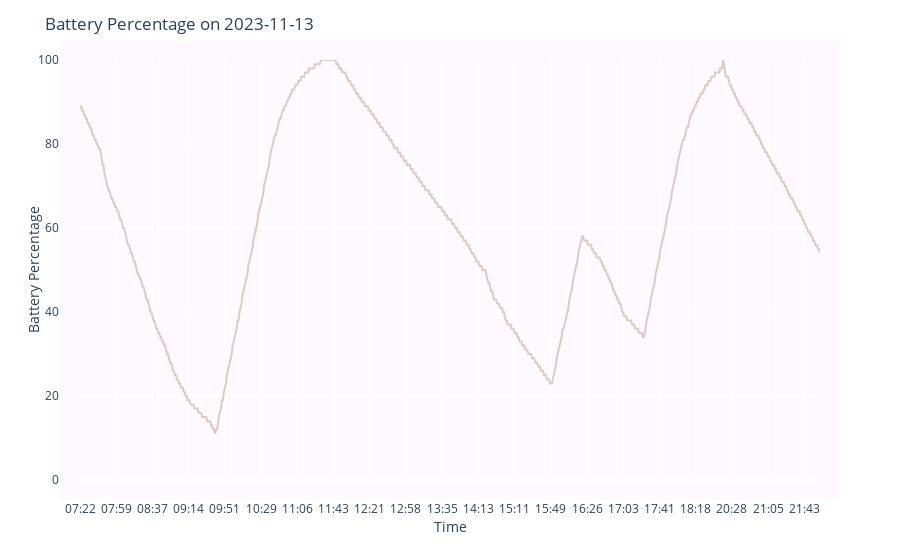
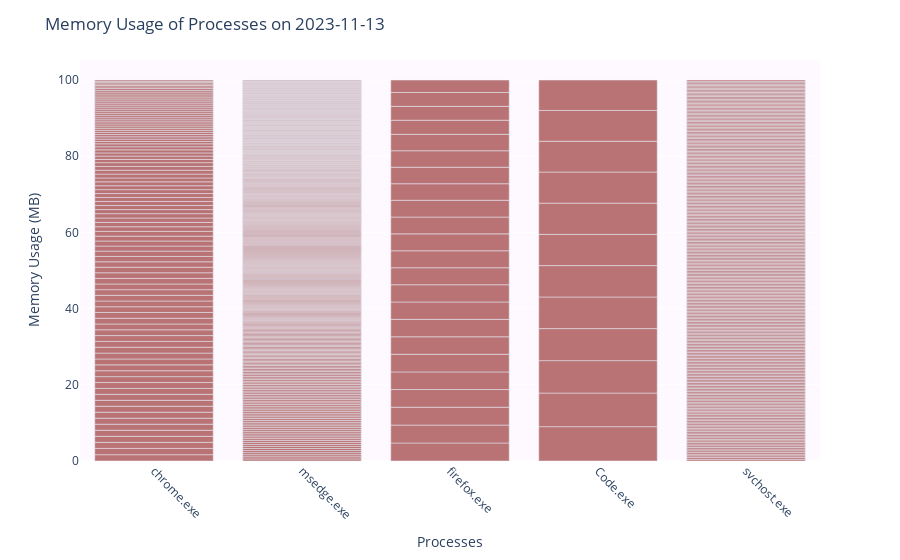
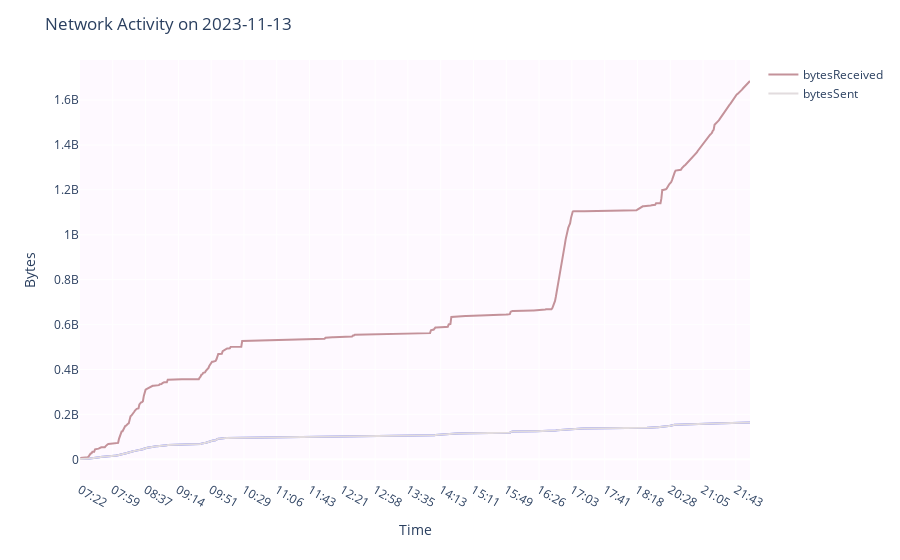
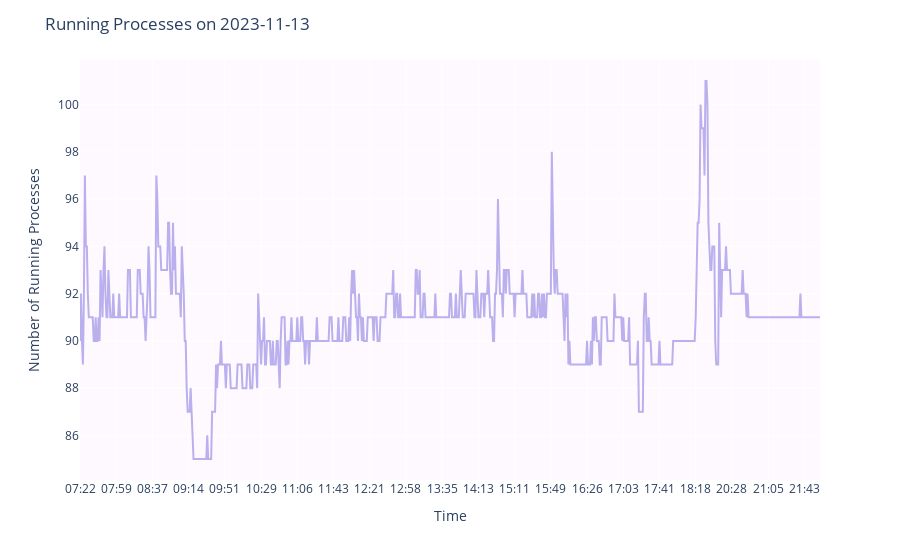

Source (notebook cell) for these figures, in order:
### Code cell
import pandas as pd
import sys
import plotly.express as px

data = pd.read_csv('Reports/FullReport.csv')

data['time'] = pd.to_datetime(data['time'], unit='s')

# Ask the user to choose the date
user_choice = input("Enter 'today' for today's date, or enter a date in YYYY-MM-DD format: ")

if user_choice.lower() == 'today':
    selected_date = pd.to_datetime('today').date()
else:
    try:
        selected_date = pd.to_datetime(user_choice, format='%Y-%m-%d').date()
    except ValueError:
        print("Invalid date format. Please enter 'today' or a valid date in the format YYYY-MM-DD.")
        sys.exit(1)

# Filter data for the selected date
selected_data = data[data['time'].dt.date == selected_date]

# Now update the 'time' column in the selected_data DataFrame
selected_data = selected_data.assign(
    time=selected_data['time'].dt.strftime('%H:%M')
)

# Check if data is available for the selected date
if selected_data.empty:
    print(f"No data available for the selected date ({selected_date}). Please choose another date.")
    sys.exit(1)

# Choose the number of intervals to display on the X-axis
max_intervals = 20

# Calculate the step size to skip data points
step_size = max(1, len(selected_data) // max_intervals)

# Extract the subset of data for X-axis labels
x_labels_data = selected_data.iloc[::step_size]

# Plotting Battery Percentage with Plotly
fig = px.line(selected_data, x='time', y='batteryPercent', labels={'batteryPercent': 'Battery Percentage'})
fig.update_traces(line=dict(color='#DCCBC3'))
fig.update_layout(
    title=f'Battery Percentage on {selected_date.strftime("%Y-%m-%d")}',
    xaxis_title='Time',
    yaxis_title='Battery Percentage',
    xaxis=dict(tickvals=x_labels_data['time'].values, ticktext=x_labels_data['time'].values),
    yaxis=dict(range=[0, 100]),
    plot_bgcolor='#FEF9FF',
    margin_pad=20
)
fig.show()

# Plotting Memory Usage of Processes with Plotly
data_sorted_by_mem = selected_data.sort_values(by='hungryProcMem', ascending=False)
fig = px.bar(data_sorted_by_mem, x='hungriestProc', y='hungryProcMem', labels={'hungryProcMem': 'Memory Usage (MB)'})
fig.update_traces(marker=dict(color='#B97375'))
fig.update_layout(
    title=f'Memory Usage of Processes on {selected_date.strftime("%Y-%m-%d")}',
    xaxis_title='Processes',
    yaxis_title='Memory Usage (MB)',
    xaxis=dict(tickangle=45),
    barmode='relative',
    barnorm='percent',
    plot_bgcolor='#FEF9FF',
)
fig.show()

# Plotting Network Activity with Plotly
fig = px.line(selected_data, x='time', y='bytesSent', labels={'value': 'Bytes'}, line_shape='linear')
fig.add_scatter(x=selected_data['time'], y=selected_data['bytesReceived'], mode='lines', name='bytesReceived', line=dict(color='#C4929A'))
fig.add_scatter(x=selected_data['time'], y=selected_data['bytesSent'], mode='lines', name='bytesSent', line=dict(color='#E2DCDE'))
fig.update_layout(
    title=f'Network Activity on {selected_date.strftime("%Y-%m-%d")}',
    xaxis_title='Time',
    yaxis_title='Bytes',
    xaxis=dict(tickvals=x_labels_data['time'].values, ticktext=x_labels_data['time'].values),
    plot_bgcolor='#FEF9FF',
)
fig.show()

# Plotting Running Processes with Plotly
fig = px.line(selected_data, x='time', y='runningProc', labels={'runningProc': 'Number of Running Processes'})
fig.update_traces(line=dict(color='#BAB0ED'))
fig.update_layout(
    title=f'Running Processes on {selected_date.strftime("%Y-%m-%d")}',
    xaxis_title='Time',
    yaxis_title='Number of Running Processes',
    xaxis=dict(tickvals=x_labels_data['time'].values, ticktext=x_labels_data['time'].values),
    plot_bgcolor='#FEF9FF',
)
fig.show()

# Calculate memory usage percentage for each process
total_memory = selected_data['memUsageMB'].sum()
selected_data['memory_percentage'] = (selected_data['memUsageMB'] / total_memory) * 100

# Group by process name and calculate total memory usage percentage for each process
process_memory_percentage = selected_data.groupby('hungriestProc')['memory_percentage'].sum().reset_index()

custom_colors = ['#B97375', '#CEB1BE', '#F1E4E8', '#E2DCDE', '#2D2D34']


# Plotting the pie chart for memory usage of processes
fig = px.pie(process_memory_percentage,
             values='memory_percentage',
             names='hungriestProc',
             title=f'Memory Usage of Processes on {selected_date.strftime("%Y-%m-%d")}',
            color_discrete_sequence=custom_colors
)
fig.update_traces(textposition='inside', textinfo='label')
fig.show()

### Figure 1 — Plotly figure (JSON) as saved in the notebook; plotly's stock layout.template omitted (floating-point values rounded to 4 significant figures; data arrays with more than 128 entries replaced by an {"elided": "..."} marker saying what was removed)
{"data": [{"hovertemplate": "time=%{x}<br>Battery Percentage=%{y}<extra></extra>", "legendgroup": "", "line": {"color": "#DCCBC3", "dash": "solid"}, "marker": {"symbol": "circle"}, "mode": "lines", "name": "", "orientation": "v", "showlegend": false, "x": {"elided": "757 str values"}, "xaxis": "x", "y": {"elided": "757 int values"}, "yaxis": "y", "type": "scatter"}], "layout": {"xaxis": {"anchor": "y", "domain": [0.0, 1.0], "title": {"text": "Time"}, "tickvals": ["07:22", "07:59", "08:37", "09:14", "09:51", "10:29", "11:06", "11:43", "12:21", "12:58", "13:35", "14:13", "15:11", "15:49", "16:26", "17:03", "17:41", "18:18", "20:28", "21:05", "21:43"], "ticktext": ["07:22", "07:59", "08:37", "09:14", "09:51", "10:29", "11:06", "11:43", "12:21", "12:58", "13:35", "14:13", "15:11", "15:49", "16:26", "17:03", "17:41", "18:18", "20:28", "21:05", "21:43"]}, "yaxis": {"anchor": "x", "domain": [0.0, 1.0], "title": {"text": "Battery Percentage"}, "range": [0, 100]}, "legend": {"tracegroupgap": 0}, "margin": {"t": 60, "pad": 20}, "title": {"text": "Battery Percentage on 2023-11-13"}, "plot_bgcolor": "#FEF9FF"}}

### Figure 2 — Plotly figure (JSON) as saved in the notebook; plotly's stock layout.template omitted (floating-point values rounded to 4 significant figures; data arrays with more than 128 entries replaced by an {"elided": "..."} marker saying what was removed)
{"data": [{"alignmentgroup": "True", "hovertemplate": "hungriestProc=%{x}<br>Memory Usage (MB)=%{y}<extra></extra>", "legendgroup": "", "marker": {"color": "#B97375", "pattern": {"shape": ""}}, "name": "", "offsetgroup": "", "orientation": "v", "showlegend": false, "textposition": "auto", "x": {"elided": "757 str values"}, "xaxis": "x", "y": {"elided": "757 float values"}, "yaxis": "y", "type": "bar"}], "layout": {"xaxis": {"anchor": "y", "domain": [0.0, 1.0], "title": {"text": "Processes"}, "tickangle": 45}, "yaxis": {"anchor": "x", "domain": [0.0, 1.0], "title": {"text": "Memory Usage (MB)"}}, "legend": {"tracegroupgap": 0}, "margin": {"t": 60}, "barmode": "relative", "title": {"text": "Memory Usage of Processes on 2023-11-13"}, "barnorm": "percent", "plot_bgcolor": "#FEF9FF"}}

### Figure 3 — Plotly figure (JSON) as saved in the notebook; plotly's stock layout.template omitted (floating-point values rounded to 4 significant figures; data arrays with more than 128 entries replaced by an {"elided": "..."} marker saying what was removed)
{"data": [{"hovertemplate": "time=%{x}<br>bytesSent=%{y}<extra></extra>", "legendgroup": "", "line": {"color": "#636efa", "dash": "solid", "shape": "linear"}, "marker": {"symbol": "circle"}, "mode": "lines", "name": "", "orientation": "v", "showlegend": false, "x": {"elided": "757 str values"}, "xaxis": "x", "y": {"elided": "757 int values"}, "yaxis": "y", "type": "scatter"}, {"line": {"color": "#C4929A"}, "mode": "lines", "name": "bytesReceived", "x": {"elided": "757 str values"}, "y": {"elided": "757 int values"}, "type": "scatter"}, {"line": {"color": "#E2DCDE"}, "mode": "lines", "name": "bytesSent", "x": {"elided": "757 str values"}, "y": {"elided": "757 int values"}, "type": "scatter"}], "layout": {"xaxis": {"anchor": "y", "domain": [0.0, 1.0], "title": {"text": "Time"}, "tickvals": ["07:22", "07:59", "08:37", "09:14", "09:51", "10:29", "11:06", "11:43", "12:21", "12:58", "13:35", "14:13", "15:11", "15:49", "16:26", "17:03", "17:41", "18:18", "20:28", "21:05", "21:43"], "ticktext": ["07:22", "07:59", "08:37", "09:14", "09:51", "10:29", "11:06", "11:43", "12:21", "12:58", "13:35", "14:13", "15:11", "15:49", "16:26", "17:03", "17:41", "18:18", "20:28", "21:05", "21:43"]}, "yaxis": {"anchor": "x", "domain": [0.0, 1.0], "title": {"text": "Bytes"}}, "legend": {"tracegroupgap": 0}, "margin": {"t": 60}, "title": {"text": "Network Activity on 2023-11-13"}, "plot_bgcolor": "#FEF9FF"}}

### Figure 4 — Plotly figure (JSON) as saved in the notebook; plotly's stock layout.template omitted (floating-point values rounded to 4 significant figures; data arrays with more than 128 entries replaced by an {"elided": "..."} marker saying what was removed)
{"data": [{"hovertemplate": "time=%{x}<br>Number of Running Processes=%{y}<extra></extra>", "legendgroup": "", "line": {"color": "#BAB0ED", "dash": "solid"}, "marker": {"symbol": "circle"}, "mode": "lines", "name": "", "orientation": "v", "showlegend": false, "x": {"elided": "757 str values"}, "xaxis": "x", "y": {"elided": "757 int values"}, "yaxis": "y", "type": "scatter"}], "layout": {"xaxis": {"anchor": "y", "domain": [0.0, 1.0], "title": {"text": "Time"}, "tickvals": ["07:22", "07:59", "08:37", "09:14", "09:51", "10:29", "11:06", "11:43", "12:21", "12:58", "13:35", "14:13", "15:11", "15:49", "16:26", "17:03", "17:41", "18:18", "20:28", "21:05", "21:43"], "ticktext": ["07:22", "07:59", "08:37", "09:14", "09:51", "10:29", "11:06", "11:43", "12:21", "12:58", "13:35", "14:13", "15:11", "15:49", "16:26", "17:03", "17:41", "18:18", "20:28", "21:05", "21:43"]}, "yaxis": {"anchor": "x", "domain": [0.0, 1.0], "title": {"text": "Number of Running Processes"}}, "legend": {"tracegroupgap": 0}, "margin": {"t": 60}, "title": {"text": "Running Processes on 2023-11-13"}, "plot_bgcolor": "#FEF9FF"}}
